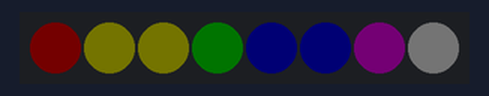
A sketch run on a simulated Arduino Uno, built with avr-gcc and run on an emulated ATmega328P. Parts: 8 RGB LEDs in strip order, left to right. Dim RGB values are drawn brighter than linear.

Above: at 1.2 s.
At 1.9 s:
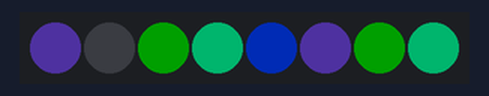
At 2.3 s:
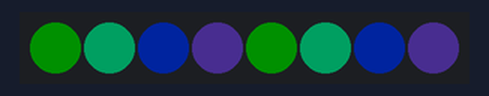
At 2.7 s:
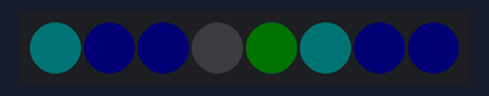
At 3.5 s:
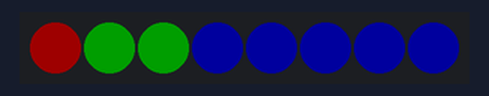
Timing chart, 0 to 5.0 s (numbered marks = the images above):
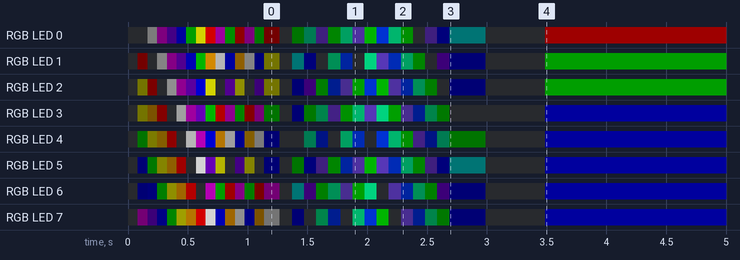

The sketch:

NeoPixel_StartUpHomeCentral.ino
```cpp
#include <Adafruit_NeoPixel.h>
#ifdef __AVR__
#include <avr/power.h>
#endif

#define PIN 6
#define NUMPIXELS 8
#define DELAYVAL 100
Adafruit_NeoPixel pixels(NUMPIXELS, PIN, NEO_GRB + NEO_KHZ800);

//Adafruit_NeoPixel - FS - First Start:
int FS_red[9] = {255, 255, 255, 0, 0, 75, 128, 255};
int FS_green[9] = {0, 165, 255, 128, 0, 0, 0, 255};
int FS_blue[9] = {0, 0, 0, 0, 255, 130, 128, 255};

//Adafruit_NeoPixel - CS - Chika Start:
int CS_red[9] = {65, 0, 0, 0, 65, 0, 0, 0};
int CS_green[9] = {40, 60, 255, 128, 40, 60, 255, 128};
int CS_blue[9] = {134, 255, 153, 0, 134, 255, 153, 0};

//================================= Adafruit_NeoPixel Start Up - BEGIN RANGE =================================//
void swap(int &a, int &b)
{
  int temp = a;
  a = b;
  b = temp;
}

// Right to Left
void shiftLeft(int a[])
{
  for (int i = 0; i < 8; i++)
  {
    swap(a[i], a[i + 1]);
  }
}

// Left to Right
void shiftRight(int a[])
{
  for (int i = 8; i > 0; i--)
  {
    swap(a[i], a[i - 1]);
  }
}

void pixelsOff()
{
  for (int i = 0; i < 8; i++)
  {
    pixels.setPixelColor(i, 0, 0, 0);
  }
  pixels.show();
}

void FirstStartUp()
{
  for (int i = 0; i < 8; i++)
  {
    pixels.setBrightness(pow(2, i) - 1);
    for (int j = 0; j < 7; j++)
    {
      pixels.setPixelColor(j, FS_red[i], FS_green[i], FS_blue[i]);
      shiftLeft(FS_red);
      shiftLeft(FS_green);
      shiftLeft(FS_blue);
    }
    pixels.setPixelColor(7, FS_red[i], FS_green[i], FS_blue[i]);
    pixels.show();
    delay(80);
  }

  for (int i = 7; i > 0; i--)
  {
    pixels.setBrightness(pow(2, i) - 1);
    for (int j = 0; j < 7; j++)
    {
      pixels.setPixelColor(j, FS_red[i], FS_green[i], FS_blue[i]);
      shiftLeft(FS_red);
      shiftLeft(FS_green);
      shiftLeft(FS_blue);
    }
    pixels.setPixelColor(7, FS_red[i], FS_green[i], FS_blue[i]);
    pixels.show();
    delay(80);
  }
}

void ChikaStartUp()
{
  for (int i = 0; i < 8; i++)
  {
    pixels.setBrightness(pow(2, i) - 1);
    for (int j = 0; j < 7; j++)
    {
      pixels.setPixelColor(j, CS_red[i], CS_green[i], CS_blue[i]);
      shiftRight(CS_red);
      shiftRight(CS_green);
      shiftRight(CS_blue);
    }
    pixels.setPixelColor(7, CS_red[i], CS_green[i], CS_blue[i]);
    pixels.show();
    delay(100);
  }

  for (int i = 7; i > 0; i--)
  {
    pixels.setBrightness(pow(2, i) - 1);
    for (int j = 0; j < 7; j++)
    {
      pixels.setPixelColor(j, CS_red[i], CS_green[i], CS_blue[i]);
      shiftRight(CS_red);
      shiftRight(CS_green);
      shiftRight(CS_blue);
    }
    pixels.setPixelColor(7, CS_red[i], CS_green[i], CS_blue[i]);
    pixels.show();
    delay(100);
  }
}

void StartUp()
{
  FirstStartUp();
  delay(50);
  ChikaStartUp();
  delay(200);
  pixelsOff();
  delay(500);
}
//================================= Adafruit_NeoPixel Start Up - END RANGE =================================//


void normalMode()
{
  pixels.setPixelColor(7, 0, 0, 255);
  pixels.setPixelColor(6, 0, 0, 255);
  pixels.setPixelColor(5, 0, 0, 255);
  pixels.setPixelColor(4, 0, 0, 255);
  pixels.setPixelColor(3, 0, 0, 255);
  pixels.setPixelColor(2, 0, 255, 0);
  pixels.setPixelColor(1, 0, 255, 0);
  pixels.setPixelColor(0, 255, 0, 0);
  pixels.setBrightness(30);
  pixels.show();
}

void setup()
{
#if defined(__AVR_ATtiny85__) && (F_CPU == 16000000)
#endif
  pixels.begin();
  StartUp();
}

void loop()
{
  normalMode();
  delay(100000);
}
```
